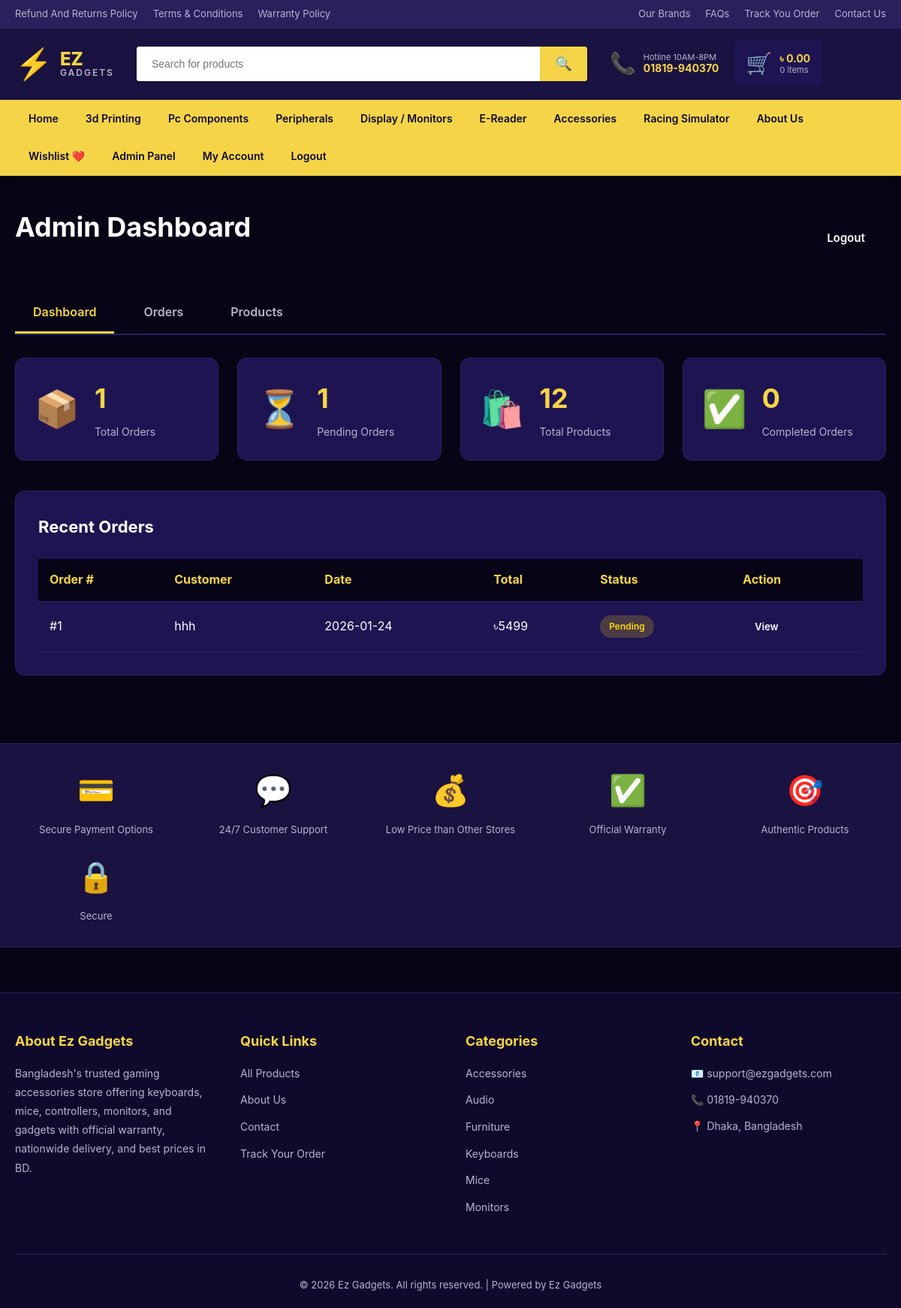
The page /admin (signed in) on the database its author committed.
### tables this page shows
CREATE TABLE orders (
                id INTEGER PRIMARY KEY AUTOINCREMENT,
                user_id INTEGER,
                customer_name TEXT NOT NULL,
                customer_email TEXT NOT NULL,
                customer_phone TEXT NOT NULL,
                customer_address TEXT NOT NULL,
                total_amount REAL NOT NULL,
                payment_method TEXT NOT NULL,
                status TEXT DEFAULT 'pending',
                notes TEXT,
                created_at TIMESTAMP DEFAULT CURRENT_TIMESTAMP,
                FOREIGN KEY (user_id) REFERENCES users (id)
            );

### app.py (the view)
@app.route('/admin')
@admin_required
def admin_dashboard():
    total_orders = len(get_all_orders())
    total_products = len(get_all_products())
    pending_orders = len([o for o in get_all_orders() if o['status'] == 'pending'])
    recent_orders = get_all_orders()[:10]
    return render_template('admin/dashboard.html',
                         total_orders=total_orders,
                         total_products=total_products,
                         pending_orders=pending_orders,
                         recent_orders=recent_orders)

### app.py (called while the page is built)
def admin_required(f):
    @wraps(f)
    def decorated_function(*args, **kwargs):
        if 'user_id' not in session:
            flash('Please login to access this page', 'error')
            return redirect(url_for('login'))
        user = get_user_by_id(session['user_id'])
        if not user or user['role'] != 'admin':
            flash('Access denied. Admin privileges required.', 'error')
            return redirect(url_for('index'))
        return f(*args, **kwargs)
    return decorated_function

def get_cart_total():
    cart = session.get('cart', {})
    total_price = 0
    total_items = 0
    for product_id, quantity in cart.items():
        product = get_product_by_id(int(product_id))
        if product:
            total_price += product['price'] * quantity
            total_items += quantity
    return {'total_price': round(total_price, 2), 'total_items': total_items}

@app.context_processor
def inject_global_data():
    cart_total = get_cart_total()
    categories = get_categories()
    user = None
    if 'user_id' in session:
        user = get_user_by_id(session['user_id'])
    return dict(cart_total=cart_total, all_categories=categories, current_user=user)

### models/db.py (called while the page is built)
@contextmanager
def get_db_connection():
    conn = sqlite3.connect(DATABASE_PATH)
    conn.row_factory = sqlite3.Row
    try:
        yield conn
        conn.commit()
    except Exception as e:
        conn.rollback()
        raise e
    finally:
        conn.close()

def get_user_by_id(user_id):
    with get_db_connection() as conn:
        cursor = conn.cursor()
        cursor.execute('SELECT * FROM users WHERE id = ?', (user_id,))
        return cursor.fetchone()

def get_all_products():
    with get_db_connection() as conn:
        cursor = conn.cursor()
        cursor.execute('SELECT * FROM products ORDER BY id DESC')
        return cursor.fetchall()

def get_categories():
    with get_db_connection() as conn:
        cursor = conn.cursor()
        cursor.execute('SELECT DISTINCT category FROM products ORDER BY category')
        return cursor.fetchall()

def get_all_orders():
    with get_db_connection() as conn:
        cursor = conn.cursor()
        cursor.execute('SELECT * FROM orders ORDER BY created_at DESC')
        return cursor.fetchall()

### templates/admin/dashboard.html (shortened to what this page needs)
{% extends "base.html" %}
{% block content %}
<section class="admin-section">
    <div class="container">
        <div class="admin-header">
            <h1 class="page-title">Admin Dashboard</h1>
            <a href="{{ url_for('logout') }}" class="btn btn--secondary">Logout</a>
        </div>
        <div class="admin-nav">
            <a href="{{ url_for('admin_dashboard') }}" class="admin-nav__link admin-nav__link--active">Dashboard</a>
            <a href="{{ url_for('admin_orders') }}" class="admin-nav__link">Orders</a>
            <a href="{{ url_for('admin_products') }}" class="admin-nav__link">Products</a>
        </div>
        <div class="stats-grid">
            <div class="stat-card">
                <div class="stat-card__icon">📦</div>
                <div class="stat-card__content">
                    <h3 class="stat-card__value">{{ total_orders }}</h3>
                    <p class="stat-card__label">Total Orders</p>
                </div>
            </div>
            <div class="stat-card">
                <div class="stat-card__icon">⏳</div>
                <div class="stat-card__content">
                    <h3 class="stat-card__value">{{ pending_orders }}</h3>
                    <p class="stat-card__label">Pending Orders</p>
                </div>
            </div>
            <div class="stat-card">
                <div class="stat-card__icon">🛍️</div>
                <div class="stat-card__content">
                    <h3 class="stat-card__value">{{ total_products }}</h3>
                    <p class="stat-card__label">Total Products</p>
                </div>
            </div>
            <div class="stat-card">
                <div class="stat-card__icon">✅</div>
                <div class="stat-card__content">
                    <h3 class="stat-card__value">{{ total_orders - pending_orders }}</h3>
                    <p class="stat-card__label">Completed Orders</p>
                </div>
            </div>
        </div>
        <div class="admin-card">
            <h2 class="admin-card__title">Recent Orders</h2>
            {% if recent_orders %}
            <div class="table-wrapper">
                <table class="admin-table">
                    <thead>
                        <tr>
                            <th>Order #</th>
                            <th>Customer</th>
                            <th>Date</th>
                            <th>Total</th>
                            <th>Status</th>
                            <th>Action</th>
                        </tr>
                    </thead>
                    <tbody>
                        {% for order in recent_orders %}
                        <tr>
                            <td>#{{ order.id }}</td>
                            <td>{{ order.customer_name }}</td>
                            <td>{{ order.created_at[:10] }}</td>
                            <td>৳{{ "%.0f"|format(order.total_amount * 110) }}</td>
                            <td>
                                <span class="status-badge status-badge--{{ order.status }}">
                                    {{ order.status|capitalize }}
                                </span>
                            </td>
                            <td>
                                <a href="{{ url_for('admin_order_detail', order_id=order.id) }}" class="btn btn--small">View</a>
                            </td>
                        </tr>
                        {% endfor %}
                    </tbody>
                </table>
            </div>
            {% else %}
            <p class="empty-state__text">No orders yet</p>
            {% endif %}
        </div>
    </div>
</section>
{% endblock %}

### static/css/style.css (style rules this page uses)
* { margin: 0; padding: 0; box-sizing: border-box; }
:root { --color-primary: #F5D547; --color-primary-dark: #E0C03C; --color-secondary: #2B1F5C; --color-accent: #4A90E2; --color-bg-dark: #0F0A2C; --color-bg-darker: #060415; --color-bg-purple: #1A1240; --color-bg-card: #1E1452; --color-text: #FFFFFF; --color-text-muted: #B8B4CC; --color-border: #2B2260; --color-success: #06d6a0; --color-error: #ef476f; --font-primary: -apple-system, BlinkMacSystemFont, 'Segoe UI', Roboto, 'Helvetica Neue', Arial, sans-serif; --transition: all 0.3s ease; --shadow-sm: 0 2px 8px rgba(0, 0, 0, 0.3); --shadow-md: 0 4px 16px rgba(0, 0, 0, 0.4); --shadow-lg: 0 8px 32px rgba(0, 0, 0, 0.5); --border-radius: 8px; }
body { font-family: var(--font-primary); background-color: var(--color-bg-darker); color: var(--color-text); line-height: 1.6; min-height: 100vh; }
a { color: inherit; text-decoration: none; transition: var(--transition); }
.container { max-width: 1400px; margin: 0 auto; padding: 0 20px; }
.btn { display: inline-block; padding: 12px 28px; border: none; border-radius: 6px; font-weight: 600; text-align: center; cursor: pointer; transition: var(--transition); font-family: inherit; font-size: 15px; }
.btn--small { padding: 8px 16px; font-size: 13px; }
.page-title { font-size: 36px; font-weight: 700; margin-bottom: 30px; color: var(--color-text); }
.status-badge { display: inline-block; padding: 5px 12px; border-radius: 20px; font-size: 12px; font-weight: 600; }
.status-badge--pending { background-color: rgba(255, 214, 10, 0.2); color: #FFD60A; }
.admin-section { padding: 40px 0 60px; }
.admin-header { display: flex; justify-content: space-between; align-items: center; margin-bottom: 30px; }
.admin-nav { display: flex; gap: 15px; margin-bottom: 30px; border-bottom: 2px solid var(--color-border); padding-bottom: 2px; }
.admin-nav__link { padding: 12px 24px; color: var(--color-text-muted); font-weight: 600; border-bottom: 3px solid transparent; margin-bottom: -2px; transition: var(--transition); }
.admin-nav__link--active { color: var(--color-primary); border-bottom-color: var(--color-primary); }
.stats-grid { display: grid; grid-template-columns: repeat(auto-fit, minmax(250px, 1fr)); gap: 25px; margin-bottom: 40px; }
.stat-card { background-color: var(--color-bg-card); padding: 25px; border-radius: 12px; border: 1px solid var(--color-border); display: flex; align-items: center; gap: 20px; transition: var(--transition); }
.stat-card__icon { font-size: 48px; }
.stat-card__value { font-size: 36px; font-weight: 700; color: var(--color-primary); margin-bottom: 5px; }
.stat-card__label { font-size: 14px; color: var(--color-text-muted); }
.admin-card { background-color: var(--color-bg-card); padding: 30px; border-radius: 12px; border: 1px solid var(--color-border); margin-bottom: 30px; }
.admin-card__title { font-size: 22px; font-weight: 700; margin-bottom: 25px; }
.table-wrapper { overflow-x: auto; }
.admin-table { width: 100%; border-collapse: collapse; }
.admin-table th, .admin-table td { padding: 15px; text-align: left; border-bottom: 1px solid var(--color-border); }
.admin-table th { font-weight: 700; color: var(--color-primary); background-color: var(--color-bg-darker); }

### rows shown on the page
orders: id "1", customer_name "hhh", created_at "2026-01-24", order.total_amount*110 "5499", status "Pending"

### other values the page prints
{{ "%.2f"|format(cart_total.total_price) }} "0.00"
{{ cart_total.total_items }} "0"
{{ total_orders }} "1"
{{ pending_orders }} "1"
{{ total_products }} "12"
{{ total_orders - pending_orders }} "0"
{{ category.category }} "Accessories" "Audio" "Furniture" "Keyboards" "Mice" "Monitors"
